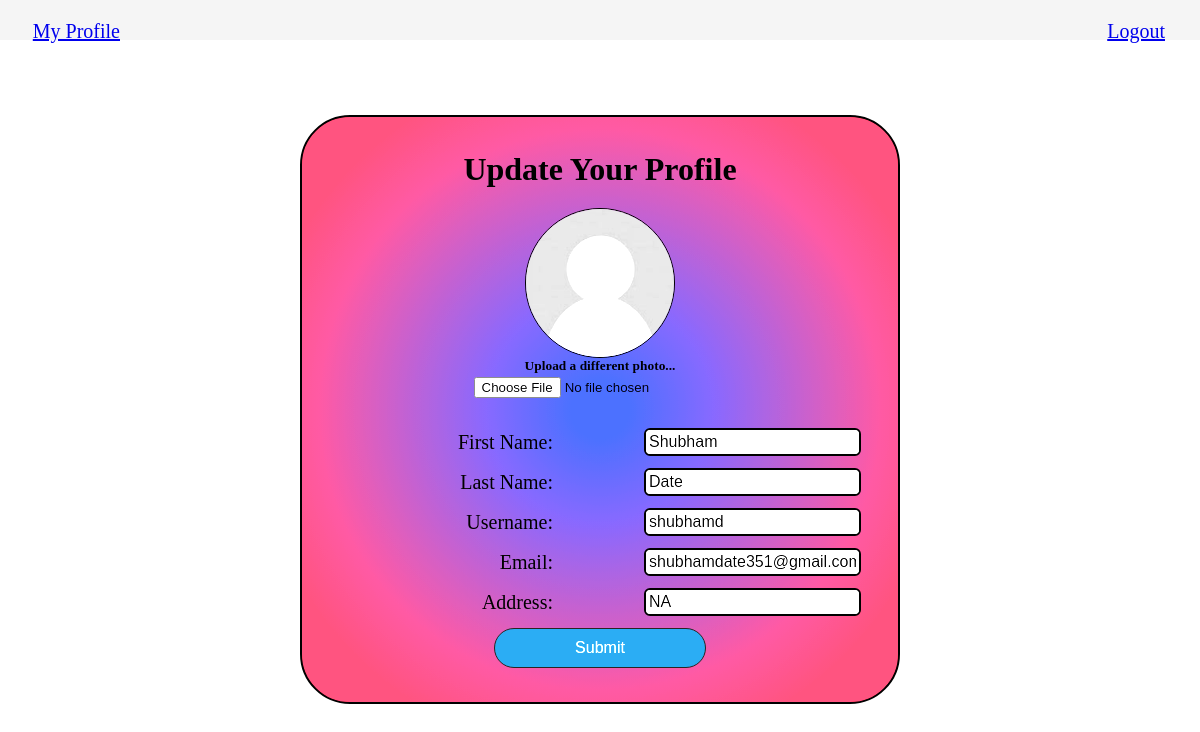
Page /crud_opration/php/update_user_profile.php (signed in) on the committed database.
### tables this page shows
CREATE TABLE IF NOT EXISTS `user_profile` (
  `profile_id` int NOT NULL AUTO_INCREMENT,
  `user_id` int NOT NULL,
  `address` varchar(40) NOT NULL,
  `profile_photo` varchar(40) NOT NULL,
  `create_at` datetime NOT NULL,
  `updated_at` datetime NOT NULL,
  PRIMARY KEY (`profile_id`),
  KEY `user_id` (`user_id`)
);

CREATE TABLE IF NOT EXISTS `user` (
  `id` int NOT NULL AUTO_INCREMENT,
  `username` varchar(20) NOT NULL,
  `password` char(40) NOT NULL,
  `fname` varchar(20) NOT NULL,
  `lname` varchar(20) NOT NULL,
  `email` varchar(40) NOT NULL,
  `create_at` datetime NOT NULL,
  `updated_at` datetime NOT NULL,
  PRIMARY KEY (`id`),
  UNIQUE KEY `username` (`username`),
  UNIQUE KEY `email` (`email`)
);

### crud_opration/php/update_user_profile.php (the view, shortened to what this page needs)
<?php
    include('connection.php');
    if(isset($_SESSION["id"])){
        $id = $_SESSION['id'];
        $query = "select * from user WHERE `id`='$id';";
        $result = mysqli_query($con,$query);
        $query = "select * from user_profile WHERE `user_id`='$id';";
        $result_profile = mysqli_query($con,$query);
    }
?>
<!DOCTYPE html>
<html lang="en">
<head>
    <link rel="stylesheet" a href="../css/user_profile.css" />
</head>
<body>
<nav class="navbar navbar-expand-lg navbar-light bg-light">
  <div class="collapse navbar-collapse" id="navbarNavAltMarkup">
    <div class="navbar-nav left">
      <a class="nav-item nav-link active" href="../php/user_profile">My Profile</a>
    </div>
    <div class="navbar-navv right">
    <a class="nav-item loguot nav-link" href="../php/logout.php">Logout</a>
    </div>
  </div>
</nav>
    <div class="register">
        <h1>Update Your Profile</h1>
        <?php
                                    while($row=mysqli_fetch_assoc($result))
                                    {
                                        $username = $row['username'];
                                        $fanme = $row['fname'];
                                        $lname = $row['lname'];
                                        $email = $row['email'];
                                    }
                                    while($row_profile=mysqli_fetch_assoc($result_profile))
                                    {
                                        $profile_photo = $row_profile['profile_photo'];
                                        $address = $row_profile['address'];
                                    }
                            ?>
        <form action="../php/update_profile.php" method="post" enctype="multipart/form-data">
            <div class="profileImgSec">
                <div class="profileImg">
                <img class="avatar" src="http://localhost:8080/crud_opration/Img/<?php echo $profile_photo; ?>" />
                </div>
                <h6>Upload a different photo...</h6>
                <input name="profile_photo" type="file">
            </div>
            <div class="profile">
                <div class="profileContent">
                    First Name:
                </div>
                <div class="profileData">
                    <input type="text" id="fname" name="fname" value="<?php echo $fanme ?>" required>
                </div>
            </div>
            <div class="profile">
                <div class="profileContent">
                    Last Name:
                </div>
                <div class="profileData">
                    <input type="text" id="lname" name="lname" value="<?php echo $lname ?>" required>
                </div>
            </div>
            <div class="profile">
                <div class="profileContent">
                    Username:
                </div>
                <div class="profileData">
                    <input type="text" id="username" name="username" value="<?php echo $username ?>" required>
                </div>
            </div>
            <div class="profile">
                <div class="profileContent">
                    Email:
                </div>
                <div class="profileData">
                    <input type="email" id="email" name="email" value="<?php echo $email ?>" required>
                </div>
            </div>
            <div class="profile">
                <div class="profileContent">
                    Address:
                </div>
                <div class="profileData">
                    <input type="text" id="address" name="address" value="<?php echo $address ?>" required>
                </div>
            </div>
            <div class="button">
                <button class="btn" type="submit">Submit</button>
            </div>
        </form>
    </div>
</body>
</html>

### crud_opration/css/user_profile.css (style rules this page uses)
* { padding: 0px; margin: 0px; box-sizing: border-box; }
.register h1 { text-align: center; }
.register { width: 600px; padding: 34px; margin: 23px; margin-inline: auto; margin-inline: auto; border-radius: 50px; border: 2px solid black; background-color: whitesmoke; background: rgb(63,94,251); background: radial-gradient(circle, rgba(63,94,251,1) 7%, rgba(252,70,107,1) 83%); filter: brightness(120%); margin-top: 75px; }
.profile { font-size: 20px; padding: 10px; margin: 10px; margin-bottom: 20px; }
.profileImgSec { text-align: center; padding: 10px; margin: 10px; font-size: 20px; font-family: 'Times New Roman', Times, serif; }
.avatar { vertical-align: middle; width: 150px; height: auto; border-radius: 100%; border: 1px solid black; }
.profileContent { width: 200px; float: left; text-align: right; padding: 3px; }
.profileData { width: 200px; float: right; text-align: left; }
.button { display: flex; justify-content: center; align-items: center; width: 100%; margin-top: 30px; }
.btn { width: 40%; margin-inline: auto; font-size: 16px; color: white; background: rgb(36, 144, 203); padding: 10px; border: 1px solid rgb(35, 30, 30); border-radius: 20px; cursor: pointer; }
.profile input { border: 2px solid black; border-radius: 6px; outline: none; font-size: 16px; padding: 3px; }
nav { padding: 20px; background-color: whitesmoke; font-size: 20px; }
.left { width: 100px; text-align: right; float: left; }
.right { width: 100px; margin-right: 15px; float: right; text-align: right; }

### rows in the picture
user_profile: profile_photo (picture), address "NA"
user: fname "Shubham", lname "Date", username "shubhamd", email "shubhamdate351@gmail.com"
